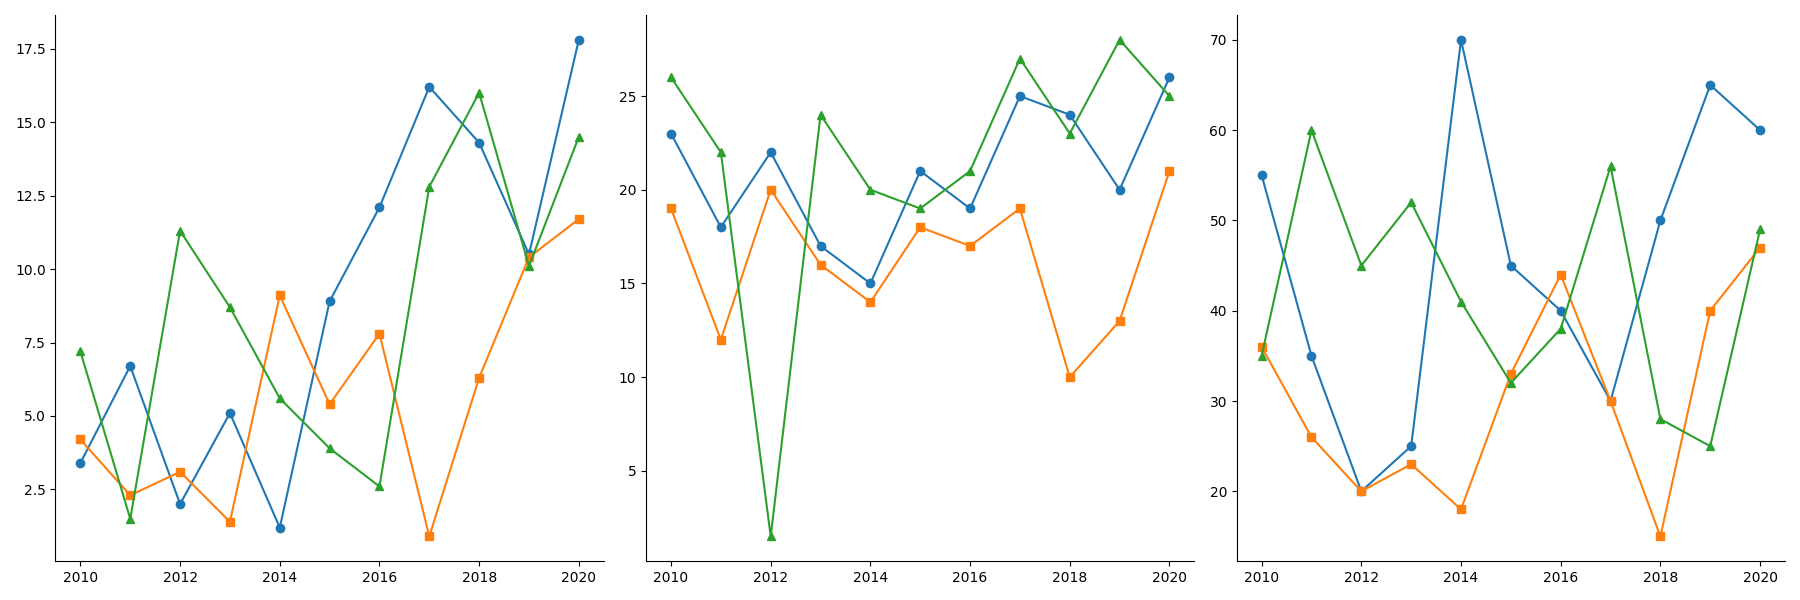

Write the Python code that produced this figure.
import matplotlib.pyplot as plt
import numpy as np

# Data
years = np.arange(2010, 2021)

# Data Arrays
alpha_revenue = [3.4, 6.7, 2.0, 5.1, 1.2, 8.9, 12.1, 16.2, 14.3, 10.5, 17.8]
beta_revenue = [4.2, 2.3, 3.1, 1.4, 9.1, 5.4, 7.8, 0.9, 6.3, 10.4, 11.7]
gamma_revenue = [7.2, 1.5, 11.3, 8.7, 5.6, 3.9, 2.6, 12.8, 16.0, 10.1, 14.5]

alpha_rd = [23, 18, 22, 17, 15, 21, 19, 25, 24, 20, 26]
beta_rd = [19, 12, 20, 16, 14, 18, 17, 19, 10, 13, 21]
gamma_rd = [26, 22, 1.5, 24, 20, 19, 21, 27, 23, 28, 25]

alpha_employees = [55, 35, 20, 25, 70, 45, 40, 30, 50, 65, 60]
beta_employees = [36, 26, 20, 23, 18, 33, 44, 30, 15, 40, 47]
gamma_employees = [35, 60, 45, 52, 41, 32, 38, 56, 28, 25, 49]

fig, ax = plt.subplots(1, 3, figsize=(18, 6))

# Revenue Plot
ax[0].plot(years, alpha_revenue, color='#1f77b4', marker='o')
ax[0].plot(years, beta_revenue, color='#ff7f0e', marker='s')
ax[0].plot(years, gamma_revenue, color='#2ca02c', marker='^')

# R&D Expenditure Plot
ax[1].plot(years, alpha_rd, color='#1f77b4', marker='o')
ax[1].plot(years, beta_rd, color='#ff7f0e', marker='s')
ax[1].plot(years, gamma_rd, color='#2ca02c', marker='^')

# Employee Growth Plot
ax[2].plot(years, alpha_employees, color='#1f77b4', marker='o')
ax[2].plot(years, beta_employees, color='#ff7f0e', marker='s')
ax[2].plot(years, gamma_employees, color='#2ca02c', marker='^')

# Remove borders
for axi in ax:
    axi.spines['top'].set_visible(False)
    axi.spines['right'].set_visible(False)

plt.tight_layout()
plt.show()
